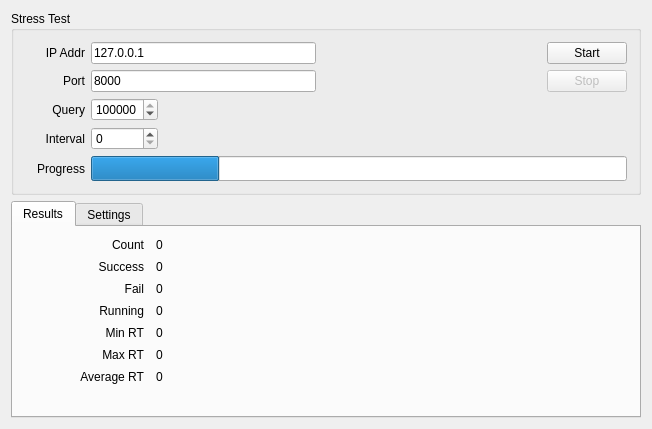
<?xml version="1.0" encoding="UTF-8"?>
<ui version="4.0">
 <class>MainWindow</class>
 <widget class="QMainWindow" name="MainWindow">
  <property name="geometry">
   <rect>
    <x>0</x>
    <y>0</y>
    <width>652</width>
    <height>429</height>
   </rect>
  </property>
  <property name="windowTitle">
   <string>Stress Client</string>
  </property>
  <property name="windowIcon">
   <iconset resource="stressclient.qrc">
    <normaloff>:/app.ico</normaloff>:/app.ico</iconset>
  </property>
  <widget class="QWidget" name="centralWidget">
   <layout class="QVBoxLayout" name="verticalLayout_9">
    <item>
     <layout class="QVBoxLayout" name="verticalLayout_8">
      <item>
       <widget class="QGroupBox" name="groupBox">
        <property name="title">
         <string>Stress Test</string>
        </property>
        <layout class="QVBoxLayout" name="verticalLayout_7">
         <item>
          <layout class="QVBoxLayout" name="verticalLayout_3">
           <item>
            <layout class="QHBoxLayout" name="horizontalLayout_5">
             <item>
              <layout class="QVBoxLayout" name="verticalLayout">
               <item>
                <layout class="QHBoxLayout" name="horizontalLayout">
                 <item>
                  <widget class="QLabel" name="label">
                   <property name="sizePolicy">
                    <sizepolicy hsizetype="Minimum" vsizetype="Preferred">
                     <horstretch>0</horstretch>
                     <verstretch>0</verstretch>
                    </sizepolicy>
                   </property>
                   <property name="minimumSize">
                    <size>
                     <width>60</width>
                     <height>0</height>
                    </size>
                   </property>
                   <property name="sizeIncrement">
                    <size>
                     <width>0</width>
                     <height>0</height>
                    </size>
                   </property>
                   <property name="text">
                    <string>IP Addr</string>
                   </property>
                   <property name="alignment">
                    <set>Qt::AlignRight|Qt::AlignTrailing|Qt::AlignVCenter</set>
                   </property>
                  </widget>
                 </item>
                 <item>
                  <widget class="QLineEdit" name="txtIP">
                   <property name="sizePolicy">
                    <sizepolicy hsizetype="Expanding" vsizetype="Preferred">
                     <horstretch>0</horstretch>
                     <verstretch>0</verstretch>
                    </sizepolicy>
                   </property>
                   <property name="minimumSize">
                    <size>
                     <width>0</width>
                     <height>0</height>
                    </size>
                   </property>
                   <property name="baseSize">
                    <size>
                     <width>0</width>
                     <height>0</height>
                    </size>
                   </property>
                   <property name="text">
                    <string>127.0.0.1</string>
                   </property>
                  </widget>
                 </item>
                 <item>
                  <spacer name="horizontalSpacer">
                   <property name="orientation">
                    <enum>Qt::Horizontal</enum>
                   </property>
                   <property name="sizeHint" stdset="0">
                    <size>
                     <width>40</width>
                     <height>20</height>
                    </size>
                   </property>
                  </spacer>
                 </item>
                </layout>
               </item>
               <item>
                <layout class="QHBoxLayout" name="horizontalLayout_2">
                 <item>
                  <widget class="QLabel" name="label_2">
                   <property name="sizePolicy">
                    <sizepolicy hsizetype="Minimum" vsizetype="Preferred">
                     <horstretch>0</horstretch>
                     <verstretch>0</verstretch>
                    </sizepolicy>
                   </property>
                   <property name="minimumSize">
                    <size>
                     <width>60</width>
                     <height>0</height>
                    </size>
                   </property>
                   <property name="text">
                    <string>Port</string>
                   </property>
                   <property name="alignment">
                    <set>Qt::AlignRight|Qt::AlignTrailing|Qt::AlignVCenter</set>
                   </property>
                  </widget>
                 </item>
                 <item>
                  <widget class="QLineEdit" name="txtPort">
                   <property name="sizePolicy">
                    <sizepolicy hsizetype="Expanding" vsizetype="Preferred">
                     <horstretch>0</horstretch>
                     <verstretch>0</verstretch>
                    </sizepolicy>
                   </property>
                   <property name="text">
                    <string>8000</string>
                   </property>
                  </widget>
                 </item>
                 <item>
                  <spacer name="horizontalSpacer_2">
                   <property name="orientation">
                    <enum>Qt::Horizontal</enum>
                   </property>
                   <property name="sizeHint" stdset="0">
                    <size>
                     <width>40</width>
                     <height>20</height>
                    </size>
                   </property>
                  </spacer>
                 </item>
                </layout>
               </item>
               <item>
                <layout class="QHBoxLayout" name="horizontalLayout_3">
                 <item>
                  <widget class="QLabel" name="label_3">
                   <property name="sizePolicy">
                    <sizepolicy hsizetype="Minimum" vsizetype="Preferred">
                     <horstretch>0</horstretch>
                     <verstretch>0</verstretch>
                    </sizepolicy>
                   </property>
                   <property name="minimumSize">
                    <size>
                     <width>60</width>
                     <height>0</height>
                    </size>
                   </property>
                   <property name="text">
                    <string>Query</string>
                   </property>
                   <property name="alignment">
                    <set>Qt::AlignRight|Qt::AlignTrailing|Qt::AlignVCenter</set>
                   </property>
                  </widget>
                 </item>
                 <item>
                  <widget class="QSpinBox" name="sbQuery">
                   <property name="minimum">
                    <number>1</number>
                   </property>
                   <property name="maximum">
                    <number>100000000</number>
                   </property>
                   <property name="value">
                    <number>1000000</number>
                   </property>
                  </widget>
                 </item>
                 <item>
                  <spacer name="horizontalSpacer_4">
                   <property name="orientation">
                    <enum>Qt::Horizontal</enum>
                   </property>
                   <property name="sizeHint" stdset="0">
                    <size>
                     <width>40</width>
                     <height>20</height>
                    </size>
                   </property>
                  </spacer>
                 </item>
                </layout>
               </item>
               <item>
                <layout class="QHBoxLayout" name="horizontalLayout_4">
                 <item>
                  <widget class="QLabel" name="label_4">
                   <property name="sizePolicy">
                    <sizepolicy hsizetype="Minimum" vsizetype="Preferred">
                     <horstretch>0</horstretch>
                     <verstretch>0</verstretch>
                    </sizepolicy>
                   </property>
                   <property name="minimumSize">
                    <size>
                     <width>60</width>
                     <height>0</height>
                    </size>
                   </property>
                   <property name="text">
                    <string>Interval</string>
                   </property>
                   <property name="alignment">
                    <set>Qt::AlignRight|Qt::AlignTrailing|Qt::AlignVCenter</set>
                   </property>
                  </widget>
                 </item>
                 <item>
                  <widget class="QSpinBox" name="sbInterval">
                   <property name="maximum">
                    <number>100000000</number>
                   </property>
                   <property name="value">
                    <number>0</number>
                   </property>
                  </widget>
                 </item>
                 <item>
                  <spacer name="horizontalSpacer_3">
                   <property name="orientation">
                    <enum>Qt::Horizontal</enum>
                   </property>
                   <property name="sizeHint" stdset="0">
                    <size>
                     <width>40</width>
                     <height>20</height>
                    </size>
                   </property>
                  </spacer>
                 </item>
                </layout>
               </item>
              </layout>
             </item>
             <item>
              <layout class="QVBoxLayout" name="verticalLayout_2">
               <property name="leftMargin">
                <number>0</number>
               </property>
               <property name="topMargin">
                <number>0</number>
               </property>
               <property name="rightMargin">
                <number>0</number>
               </property>
               <property name="bottomMargin">
                <number>0</number>
               </property>
               <item>
                <widget class="QPushButton" name="btnStart">
                 <property name="text">
                  <string>Start</string>
                 </property>
                </widget>
               </item>
               <item>
                <widget class="QPushButton" name="btnStop">
                 <property name="enabled">
                  <bool>false</bool>
                 </property>
                 <property name="text">
                  <string>Stop</string>
                 </property>
                </widget>
               </item>
               <item>
                <spacer name="verticalSpacer">
                 <property name="orientation">
                  <enum>Qt::Vertical</enum>
                 </property>
                 <property name="sizeHint" stdset="0">
                  <size>
                   <width>20</width>
                   <height>40</height>
                  </size>
                 </property>
                </spacer>
               </item>
              </layout>
             </item>
            </layout>
           </item>
           <item>
            <layout class="QHBoxLayout" name="horizontalLayout_6">
             <item>
              <widget class="QLabel" name="label_5">
               <property name="sizePolicy">
                <sizepolicy hsizetype="Minimum" vsizetype="Preferred">
                 <horstretch>0</horstretch>
                 <verstretch>0</verstretch>
                </sizepolicy>
               </property>
               <property name="minimumSize">
                <size>
                 <width>60</width>
                 <height>0</height>
                </size>
               </property>
               <property name="text">
                <string>Progress</string>
               </property>
               <property name="alignment">
                <set>Qt::AlignRight|Qt::AlignTrailing|Qt::AlignVCenter</set>
               </property>
              </widget>
             </item>
             <item>
              <widget class="QProgressBar" name="pbQuery">
               <property name="font">
                <font>
                 <family>Ubuntu Mono</family>
                </font>
               </property>
               <property name="value">
                <number>24</number>
               </property>
               <property name="textVisible">
                <bool>false</bool>
               </property>
               <property name="textDirection">
                <enum>QProgressBar::TopToBottom</enum>
               </property>
              </widget>
             </item>
            </layout>
           </item>
          </layout>
         </item>
        </layout>
       </widget>
      </item>
      <item>
       <widget class="QTabWidget" name="tabWidget">
        <property name="tabPosition">
         <enum>QTabWidget::North</enum>
        </property>
        <property name="tabShape">
         <enum>QTabWidget::Rounded</enum>
        </property>
        <property name="currentIndex">
         <number>0</number>
        </property>
        <property name="documentMode">
         <bool>false</bool>
        </property>
        <property name="tabsClosable">
         <bool>false</bool>
        </property>
        <widget class="QWidget" name="tab">
         <attribute name="title">
          <string>Results</string>
         </attribute>
         <layout class="QVBoxLayout" name="verticalLayout_4">
          <item>
           <layout class="QFormLayout" name="formLayout">
            <property name="horizontalSpacing">
             <number>12</number>
            </property>
            <property name="verticalSpacing">
             <number>8</number>
            </property>
            <item row="0" column="0">
             <widget class="QLabel" name="label_6">
              <property name="sizePolicy">
               <sizepolicy hsizetype="Minimum" vsizetype="Preferred">
                <horstretch>0</horstretch>
                <verstretch>0</verstretch>
               </sizepolicy>
              </property>
              <property name="minimumSize">
               <size>
                <width>120</width>
                <height>0</height>
               </size>
              </property>
              <property name="font">
               <font>
                <weight>50</weight>
                <bold>false</bold>
               </font>
              </property>
              <property name="text">
               <string>Count</string>
              </property>
              <property name="alignment">
               <set>Qt::AlignRight|Qt::AlignTrailing|Qt::AlignVCenter</set>
              </property>
             </widget>
            </item>
            <item row="0" column="1">
             <widget class="QLabel" name="labCount">
              <property name="text">
               <string>0</string>
              </property>
             </widget>
            </item>
            <item row="1" column="0">
             <widget class="QLabel" name="label_8">
              <property name="sizePolicy">
               <sizepolicy hsizetype="Minimum" vsizetype="Preferred">
                <horstretch>0</horstretch>
                <verstretch>0</verstretch>
               </sizepolicy>
              </property>
              <property name="minimumSize">
               <size>
                <width>120</width>
                <height>0</height>
               </size>
              </property>
              <property name="font">
               <font>
                <weight>50</weight>
                <bold>false</bold>
               </font>
              </property>
              <property name="text">
               <string>Success</string>
              </property>
              <property name="alignment">
               <set>Qt::AlignRight|Qt::AlignTrailing|Qt::AlignVCenter</set>
              </property>
             </widget>
            </item>
            <item row="1" column="1">
             <widget class="QLabel" name="labSuccess">
              <property name="text">
               <string>0</string>
              </property>
             </widget>
            </item>
            <item row="2" column="0">
             <widget class="QLabel" name="label_9">
              <property name="sizePolicy">
               <sizepolicy hsizetype="Minimum" vsizetype="Preferred">
                <horstretch>0</horstretch>
                <verstretch>0</verstretch>
               </sizepolicy>
              </property>
              <property name="minimumSize">
               <size>
                <width>120</width>
                <height>0</height>
               </size>
              </property>
              <property name="font">
               <font>
                <weight>50</weight>
                <bold>false</bold>
               </font>
              </property>
              <property name="text">
               <string>Fail</string>
              </property>
              <property name="alignment">
               <set>Qt::AlignRight|Qt::AlignTrailing|Qt::AlignVCenter</set>
              </property>
             </widget>
            </item>
            <item row="2" column="1">
             <widget class="QLabel" name="labFail">
              <property name="text">
               <string>0</string>
              </property>
             </widget>
            </item>
            <item row="3" column="0">
             <widget class="QLabel" name="label_10">
              <property name="sizePolicy">
               <sizepolicy hsizetype="Minimum" vsizetype="Preferred">
                <horstretch>0</horstretch>
                <verstretch>0</verstretch>
               </sizepolicy>
              </property>
              <property name="minimumSize">
               <size>
                <width>120</width>
                <height>0</height>
               </size>
              </property>
              <property name="font">
               <font>
                <weight>50</weight>
                <bold>false</bold>
               </font>
              </property>
              <property name="text">
               <string>Running</string>
              </property>
              <property name="alignment">
               <set>Qt::AlignRight|Qt::AlignTrailing|Qt::AlignVCenter</set>
              </property>
             </widget>
            </item>
            <item row="3" column="1">
             <widget class="QLabel" name="labRunning">
              <property name="text">
               <string>0</string>
              </property>
             </widget>
            </item>
            <item row="4" column="1">
             <widget class="QLabel" name="labMinRT">
              <property name="text">
               <string>0</string>
              </property>
             </widget>
            </item>
            <item row="5" column="0">
             <widget class="QLabel" name="label_12">
              <property name="sizePolicy">
               <sizepolicy hsizetype="Minimum" vsizetype="Preferred">
                <horstretch>0</horstretch>
                <verstretch>0</verstretch>
               </sizepolicy>
              </property>
              <property name="minimumSize">
               <size>
                <width>120</width>
                <height>0</height>
               </size>
              </property>
              <property name="font">
               <font>
                <weight>50</weight>
                <bold>false</bold>
               </font>
              </property>
              <property name="text">
               <string>Max RT</string>
              </property>
              <property name="alignment">
               <set>Qt::AlignRight|Qt::AlignTrailing|Qt::AlignVCenter</set>
              </property>
             </widget>
            </item>
            <item row="5" column="1">
             <widget class="QLabel" name="labMaxRT">
              <property name="text">
               <string>0</string>
              </property>
             </widget>
            </item>
            <item row="6" column="0">
             <widget class="QLabel" name="label_20">
              <property name="sizePolicy">
               <sizepolicy hsizetype="Minimum" vsizetype="Preferred">
                <horstretch>0</horstretch>
                <verstretch>0</verstretch>
               </sizepolicy>
              </property>
              <property name="minimumSize">
               <size>
                <width>120</width>
                <height>0</height>
               </size>
              </property>
              <property name="font">
               <font>
                <weight>50</weight>
                <bold>false</bold>
               </font>
              </property>
              <property name="text">
               <string>Average RT</string>
              </property>
              <property name="alignment">
               <set>Qt::AlignRight|Qt::AlignTrailing|Qt::AlignVCenter</set>
              </property>
             </widget>
            </item>
            <item row="6" column="1">
             <widget class="QLabel" name="labAverageRT">
              <property name="text">
               <string>0</string>
              </property>
             </widget>
            </item>
            <item row="4" column="0">
             <widget class="QLabel" name="label_11">
              <property name="sizePolicy">
               <sizepolicy hsizetype="Minimum" vsizetype="Preferred">
                <horstretch>0</horstretch>
                <verstretch>0</verstretch>
               </sizepolicy>
              </property>
              <property name="minimumSize">
               <size>
                <width>120</width>
                <height>0</height>
               </size>
              </property>
              <property name="font">
               <font>
                <weight>50</weight>
                <bold>false</bold>
               </font>
              </property>
              <property name="text">
               <string>Min RT</string>
              </property>
              <property name="alignment">
               <set>Qt::AlignRight|Qt::AlignTrailing|Qt::AlignVCenter</set>
              </property>
             </widget>
            </item>
           </layout>
          </item>
         </layout>
        </widget>
        <widget class="QWidget" name="tab_2">
         <attribute name="title">
          <string>Settings</string>
         </attribute>
         <layout class="QVBoxLayout" name="verticalLayout_6">
          <item>
           <layout class="QVBoxLayout" name="verticalLayout_5">
            <item>
             <layout class="QHBoxLayout" name="horizontalLayout_7">
              <item>
               <widget class="QLabel" name="label_18">
                <property name="sizePolicy">
                 <sizepolicy hsizetype="Minimum" vsizetype="Preferred">
                  <horstretch>0</horstretch>
                  <verstretch>0</verstretch>
                 </sizepolicy>
                </property>
                <property name="minimumSize">
                 <size>
                  <width>80</width>
                  <height>0</height>
                 </size>
                </property>
                <property name="text">
                 <string>Format: </string>
                </property>
                <property name="alignment">
                 <set>Qt::AlignRight|Qt::AlignTrailing|Qt::AlignVCenter</set>
                </property>
               </widget>
              </item>
              <item>
               <widget class="QCheckBox" name="cbFormat">
                <property name="text">
                 <string>Hex String</string>
                </property>
               </widget>
              </item>
              <item>
               <spacer name="horizontalSpacer_5">
                <property name="orientation">
                 <enum>Qt::Horizontal</enum>
                </property>
                <property name="sizeHint" stdset="0">
                 <size>
                  <width>40</width>
                  <height>20</height>
                 </size>
                </property>
               </spacer>
              </item>
             </layout>
            </item>
            <item>
             <layout class="QHBoxLayout" name="horizontalLayout_8">
              <item>
               <widget class="QLabel" name="label_19">
                <property name="sizePolicy">
                 <sizepolicy hsizetype="Minimum" vsizetype="Preferred">
                  <horstretch>0</horstretch>
                  <verstretch>0</verstretch>
                 </sizepolicy>
                </property>
                <property name="minimumSize">
                 <size>
                  <width>80</width>
                  <height>0</height>
                 </size>
                </property>
                <property name="text">
                 <string>Context: </string>
                </property>
                <property name="alignment">
                 <set>Qt::AlignRight|Qt::AlignTop|Qt::AlignTrailing</set>
                </property>
               </widget>
              </item>
              <item>
               <widget class="QTextEdit" name="txtContext"/>
              </item>
             </layout>
            </item>
           </layout>
          </item>
         </layout>
        </widget>
       </widget>
      </item>
     </layout>
    </item>
   </layout>
  </widget>
 </widget>
 <layoutdefault spacing="6" margin="11"/>
 <resources>
  <include location="stressclient.qrc"/>
 </resources>
 <connections/>
</ui>
